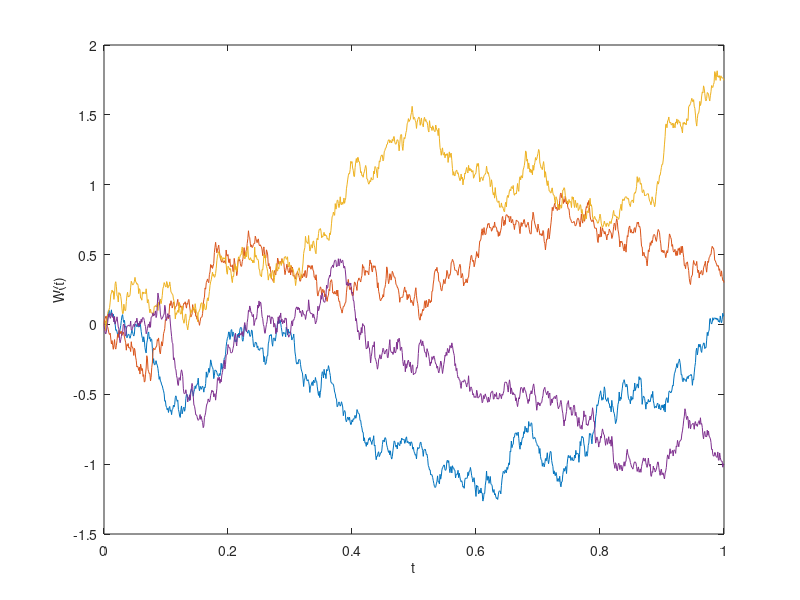

Write MATLAB code to recreate this figure.
Mc = 4;

for k=1:Mc
    T = 1;
    N = 1000;
    dt = T/N;
dW = zeros(1,N);
W = zeros(1,N); 
dW(1) = sqrt(dt)*randn;
W(1) = dW(1);
for j = 2:N
dW(j) = sqrt(dt)*randn; 
W(j) = W(j-1) + dW(j);
end

plot([0:dt:T],[0,W])
hold on;
end
xlabel('t','FontSize',10)
ylabel('W(t)','FontSize',10,'Rotation',90)